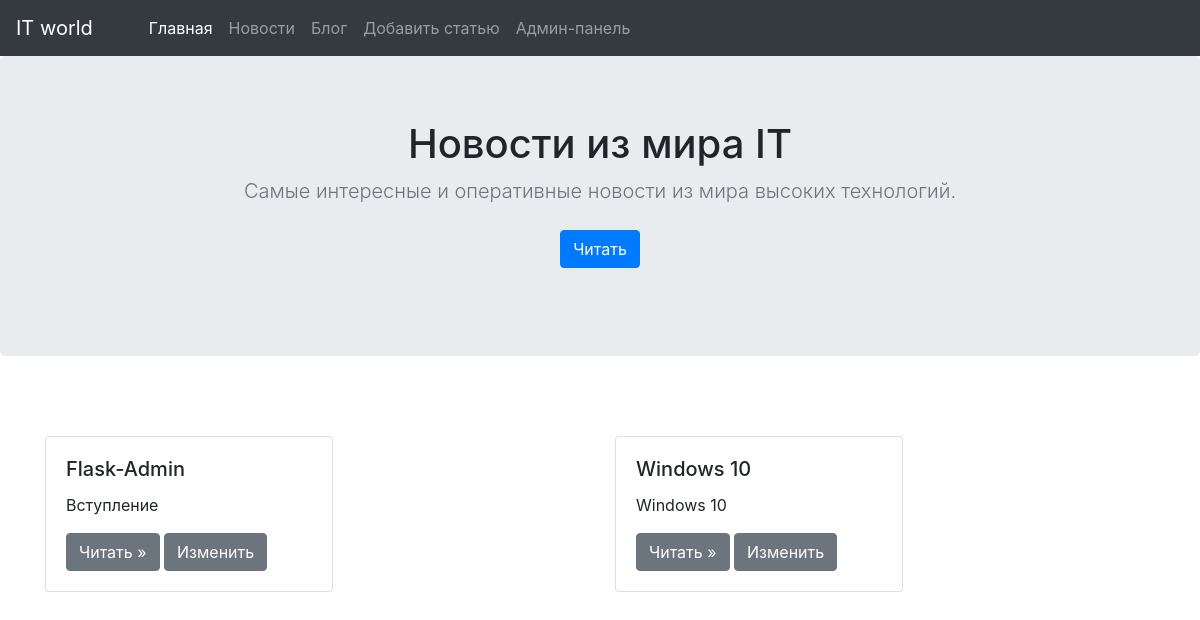
Page /news on the committed database.
### app.py (models this page shows, shortened)
class Article(db.Model):
    id = db.Column(db.Integer, primary_key=True)
    category_id = db.Column(db.Integer, db.ForeignKey('category.id'))
    title = db.Column(db.String(50), nullable = False, unique = True)
    introduction = db.Column(db.String(100), nullable = False)
    text = db.Column(db.Text(), nullable = False)
    pub_date = db.Column(db.DateTime, default = datetime.utcnow)

### app.py (the view)
@app.route('/news')
def news():
    category = Category.query.filter_by(name='Новости').first()
    articles = Article.query.filter_by(category_id=category.id)
    return render_template('news.html', articles=articles)

### templates/news.html (shortened to what this page needs)
{% extends 'base.html'%}
{% block content%}
<main class="main">
    <section class="jumbotron text-center">
        <div class="container">
        <h1 class="jumbotron-heading">Новости из мира IT</h1>
        <p class="lead text-muted">
            Самые интересные и оперативные новости из мира высоких технологий.
        </p>
            <p id="menu">
                <a href="#anchor" class="btn btn-primary my-2">Читать</a>
            </p>
        </div>
    </section>
    <div class="album py-5">
        <div class="container">
            {% if articles  %}
                <div class="row" id="anchor">
                    {% for article in articles %}
                        <div class="col md-5">
                            <div class="card" style="width: 18rem;">
                                <div class="card-body">
                                    <h5 class="card-title">{{ article.title}}</h5>
                                        <p class="card-text">{{ article.introduction[:50].strip()}}</p>
                                        <a class="btn btn-secondary"
                                            href="{{ url_for('detailed_post', article_id=article.id) }}"
                                            role="button">Читать »
                                        </a>
                                        <a href="{{ url_for('edit_post', article_id=article.id) }}" class="btn btn-secondary">Изменить</a>
                                </div>
                            </div>
                        </div>
                    {% endfor%}
                </div>
            {% else %}
                <h2>Статей на сайте нет!</h2>
            {% endif %}
      </div>
    </div>
  </main>
{%endblock%}

### rows in the picture
Article: title "Flask-Admin", introduction "Вступление"
Article: title "Windows 10", introduction "Windows 10"
